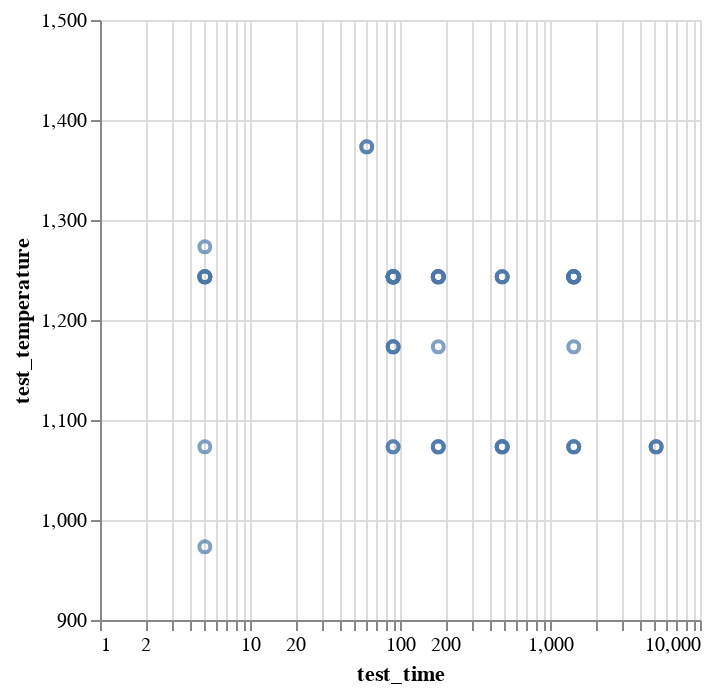

The notebook cell saved with this chart:
### Code cell
chart_true = alt.Chart(predict_2_df).mark_point().encode(
    x = alt.X('test_time').scale(type = 'log'),
    y = 'test_temperature')

#chart_true.encoding.x.scale = alt.Scale(domain=[0, 5500])
chart_true.encoding.y.scale = alt.Scale(domain=[900, 1500])
chart_true

### Figure 1 — Vega-Lite specification as saved in the notebook (floating-point values rounded to 4 significant figures)
{"config": {"view": {"continuousWidth": 300, "continuousHeight": 300}}, "data": {"name": "data-35f91fb39416744f61572838c73ead92"}, "mark": {"type": "point"}, "encoding": {"x": {"field": "test_time", "scale": {"type": "log"}, "type": "quantitative"}, "y": {"field": "test_temperature", "scale": {"domain": [900, 1500]}, "type": "quantitative"}}, "$schema": "https://vega.github.io/schema/vega-lite/v5.15.1.json", "datasets": {"data-35f91fb39416744f61572838c73ead92": [{"inverse_temperature": 0.0008014, "anneal_time_minutes": 4.88, "time": 131.7, "temperature": 1248.0, "test_temperature": 1373.0, "test_time": 60.0}, {"inverse_temperature": 0.0007634, "anneal_time_minutes": 4.589, "time": 98.41, "temperature": 1310.0, "test_temperature": 1373.0, "test_time": 60.0}, {"inverse_temperature": 0.0008353, "anneal_time_minutes": 4.733, "time": 113.6, "temperature": 1197.0, "test_temperature": 1243.0, "test_time": 90.0}, {"inverse_temperature": 0.0008359, "anneal_time_minutes": 3.913, "time": 50.05, "temperature": 1196.0, "test_temperature": 1243.0, "test_time": 90.0}, {"inverse_temperature": 0.0008257, "anneal_time_minutes": 4.295, "time": 73.33, "temperature": 1211.0, "test_temperature": 1173.0, "test_time": 90.0}, {"inverse_temperature": 0.0009049, "anneal_time_minutes": 6.851, "time": 945.0, "temperature": 1105.0, "test_temperature": 1073.0, "test_time": 480.0}, {"inverse_temperature": 0.000921, "anneal_time_minutes": 6.841, "time": 935.4, "temperature": 1086.0, "test_temperature": 1073.0, "test_time": 480.0}, {"inverse_temperature": 0.0008145, "anneal_time_minutes": 8.483, "time": 4832.0, "temperature": 1228.0, "test_temperature": 1243.0, "test_time": 1440.0}, {"inverse_temperature": 0.0008212, "anneal_time_minutes": 6.318, "time": 554.4, "temperature": 1218.0, "test_temperature": 1243.0, "test_time": 1440.0}, {"inverse_temperature": 0.0008148, "anneal_time_minutes": 5.544, "time": 255.7, "temperature": 1227.0, "test_temperature": 1243.0, "test_time": 1440.0}, {"inverse_temperature": 0.0008331, "anneal_time_minutes": 5.255, "time": 191.6, "temperature": 1200.0, "test_temperature": 1243.0, "test_time": 180.0}, {"inverse_temperature": 0.0008548, "anneal_time_minutes": 5.565, "time": 261.0, "temperature": 1170.0, "test_temperature": 1173.0, "test_time": 180.0}, {"inverse_temperature": 0.0008218, "anneal_time_minutes": 5.315, "time": 203.3, "temperature": 1217.0, "test_temperature": 1243.0, "test_time": 180.0}, {"inverse_temperature": 0.0008314, "anneal_time_minutes": 5.222, "time": 185.3, "temperature": 1203.0, "test_temperature": 1243.0, "test_time": 180.0}, {"inverse_temperature": 0.0008105, "anneal_time_minutes": 5.476, "time": 238.9, "temperature": 1234.0, "test_temperature": 1243.0, "test_time": 180.0}, {"inverse_temperature": 0.000835, "anneal_time_minutes": 5.547, "time": 256.5, "temperature": 1198.0, "test_temperature": 1243.0, "test_time": 180.0}, {"inverse_temperature": 0.0008203, "anneal_time_minutes": 5.881, "time": 358.2, "temperature": 1219.0, "test_temperature": 1243.0, "test_time": 180.0}, {"inverse_temperature": 0.0008237, "anneal_time_minutes": 5.245, "time": 189.7, "temperature": 1214.0, "test_temperature": 1243.0, "test_time": 90.0}, {"inverse_temperature": 0.0008225, "anneal_time_minutes": 5.103, "time": 164.5, "temperature": 1216.0, "test_temperature": 1243.0, "test_time": 90.0}, {"inverse_temperature": 0.000811, "anneal_time_minutes": 5.275, "time": 195.3, "temperature": 1233.0, "test_temperature": 1243.0, "test_time": 90.0}, {"inverse_temperature": 0.000842, "anneal_time_minutes": 5.587, "time": 266.9, "temperature": 1188.0, "test_temperature": 1173.0, "test_time": 1440.0}, {"inverse_temperature": 0.0009154, "anneal_time_minutes": 7.102, "time": 1215.0, "temperature": 1092.0, "test_temperature": 1073.0, "test_time": 1440.0}, {"inverse_temperature": 0.0008903, "anneal_time_minutes": 7.048, "time": 1150.0, "temperature": 1123.0, "test_temperature": 1073.0, "test_time": 1440.0}, {"inverse_temperature": 0.0009204, "anneal_time_minutes": 6.077, "time": 435.9, "temperature": 1087.0, "test_temperature": 1073.0, "test_time": 480.0}, {"inverse_temperature": 0.0009373, "anneal_time_minutes": 7.072, "time": 1178.0, "temperature": 1067.0, "test_temperature": 1073.0, "test_time": 480.0}, {"inverse_temperature": 0.0008273, "anneal_time_minutes": 5.51, "time": 247.3, "temperature": 1209.0, "test_temperature": 1073.0, "test_time": 90.0}, {"inverse_temperature": 0.0008191, "anneal_time_minutes": 5.012, "time": 150.2, "temperature": 1221.0, "test_temperature": 1273.0, "test_time": 5.0}, {"inverse_temperature": 0.0008409, "anneal_time_minutes": 4.836, "time": 125.9, "temperature": 1189.0, "test_temperature": 1173.0, "test_time": 90.0}, {"inverse_temperature": 0.0008695, "anneal_time_minutes": 6.146, "time": 466.6, "temperature": 1150.0, "test_temperature": 1173.0, "test_time": 90.0}, {"inverse_temperature": 0.0008383, "anneal_time_minutes": 5.045, "time": 155.2, "temperature": 1193.0, "test_temperature": 1243.0, "test_time": 480.0}, {"inverse_temperature": 0.0008084, "anneal_time_minutes": 5.153, "time": 173.0, "temperature": 1237.0, "test_temperature": 1243.0, "test_time": 480.0}, {"inverse_temperature": 0.0008177, "anneal_time_minutes": 4.756, "time": 116.3, "temperature": 1223.0, "test_temperature": 1243.0, "test_time": 90.0}, {"inverse_temperature": 0.0008533, "anneal_time_minutes": 3.104, "time": 22.28, "temperature": 1172.0, "test_temperature": 1243.0, "test_time": 90.0}, {"inverse_temperature": 0.0008164, "anneal_time_minutes": 5.833, "time": 341.5, "temperature": 1225.0, "test_temperature": 1243.0, "test_time": 1440.0}, {"inverse_temperature": 0.000823, "anneal_time_minutes": 5.721, "time": 305.3, "temperature": 1215.0, "test_temperature": 1243.0, "test_time": 1440.0}, {"inverse_temperature": 0.0008285, "anneal_time_minutes": 5.159, "time": 174.0, "temperature": 1207.0, "test_temperature": 1243.0, "test_time": 90.0}, {"inverse_temperature": 0.0008304, "anneal_time_minutes": 3.298, "time": 27.07, "temperature": 1204.0, "test_temperature": 1243.0, "test_time": 90.0}, {"inverse_temperature": 0.0008561, "anneal_time_minutes": 4.281, "time": 72.31, "temperature": 1168.0, "test_temperature": 1243.0, "test_time": 5.0}, {"inverse_temperature": 0.0008487, "anneal_time_minutes": 2.837, "time": 17.06, "temperature": 1178.0, "test_temperature": 1243.0, "test_time": 5.0}, {"inverse_temperature": 0.0008445, "anneal_time_minutes": 1.479, "time": 4.389, "temperature": 1184.0, "test_temperature": 1243.0, "test_time": 5.0}, {"inverse_temperature": 0.0008365, "anneal_time_minutes": 3.121, "time": 22.67, "temperature": 1195.0, "test_temperature": 1243.0, "test_time": 5.0}, {"inverse_temperature": 0.0008457, "anneal_time_minutes": 4.858, "time": 128.7, "temperature": 1182.0, "test_temperature": 1243.0, "test_time": 90.0}, {"inverse_temperature": 0.0008463, "anneal_time_minutes": 4.018, "time": 55.59, "temperature": 1182.0, "test_temperature": 1243.0, "test_time": 90.0}, {"inverse_temperature": 0.0008759, "anneal_time_minutes": 5.797, "time": 329.4, "temperature": 1142.0, "test_temperature": 1073.0, "test_time": 180.0}, {"inverse_temperature": 0.0008756, "anneal_time_minutes": 5.62, "time": 275.8, "temperature": 1142.0, "test_temperature": 1073.0, "test_time": 180.0}, {"inverse_temperature": 0.0008056, "anneal_time_minutes": 7.875, "time": 2631.0, "temperature": 1241.0, "test_temperature": 1243.0, "test_time": 1440.0}, {"inverse_temperature": 0.0008165, "anneal_time_minutes": 6.799, "time": 896.7, "temperature": 1225.0, "test_temperature": 1243.0, "test_time": 1440.0}, {"inverse_temperature": 0.0008212, "anneal_time_minutes": 7.043, "time": 1145.0, "temperature": 1218.0, "test_temperature": 1243.0, "test_time": 1440.0}, {"inverse_temperature": 0.0009304, "anneal_time_minutes": 8.365, "time": 4296.0, "temperature": 1075.0, "test_temperature": 1073.0, "test_time": 1440.0}, {"inverse_temperature": 0.0008646, "anneal_time_minutes": 5.374, "time": 215.8, "temperature": 1157.0, "test_temperature": 1073.0, "test_time": 5100.0}, {"inverse_temperature": 0.0008375, "anneal_time_minutes": 5.158, "time": 173.7, "temperature": 1194.0, "test_temperature": 1073.0, "test_time": 5100.0}, {"inverse_temperature": 0.0008803, "anneal_time_minutes": 4.888, "time": 132.7, "temperature": 1136.0, "test_temperature": 1243.0, "test_time": 5.0}, {"inverse_temperature": 0.0008327, "anneal_time_minutes": 5.079, "time": 160.6, "temperature": 1201.0, "test_temperature": 1243.0, "test_time": 90.0}, {"inverse_temperature": 0.0007924, "anneal_time_minutes": 5.171, "time": 176.1, "temperature": 1262.0, "test_temperature": 1243.0, "test_time": 90.0}, {"inverse_temperature": 0.0008491, "anneal_time_minutes": 4.275, "time": 71.89, "temperature": 1178.0, "test_temperature": 1073.0, "test_time": 180.0}, {"inverse_temperature": 0.0008425, "anneal_time_minutes": 4.895, "time": 133.6, "temperature": 1187.0, "test_temperature": 1073.0, "test_time": 5.0}, {"inverse_temperature": 0.0008357, "anneal_time_minutes": 3.333, "time": 28.02, "temperature": 1197.0, "test_temperature": 1073.0, "test_time": 90.0}, {"inverse_temperature": 0.0008184, "anneal_time_minutes": 5.374, "time": 215.8, "temperature": 1222.0, "test_temperature": 1243.0, "test_time": 480.0}, {"inverse_temperature": 0.0008305, "anneal_time_minutes": 3.42, "time": 30.57, "temperature": 1204.0, "test_temperature": 973.2, "test_time": 5.0}, {"inverse_temperature": 0.0008727, "anneal_time_minutes": 6.882, "time": 974.9, "temperature": 1146.0, "test_temperature": 1073.0, "test_time": 5100.0}]}}
